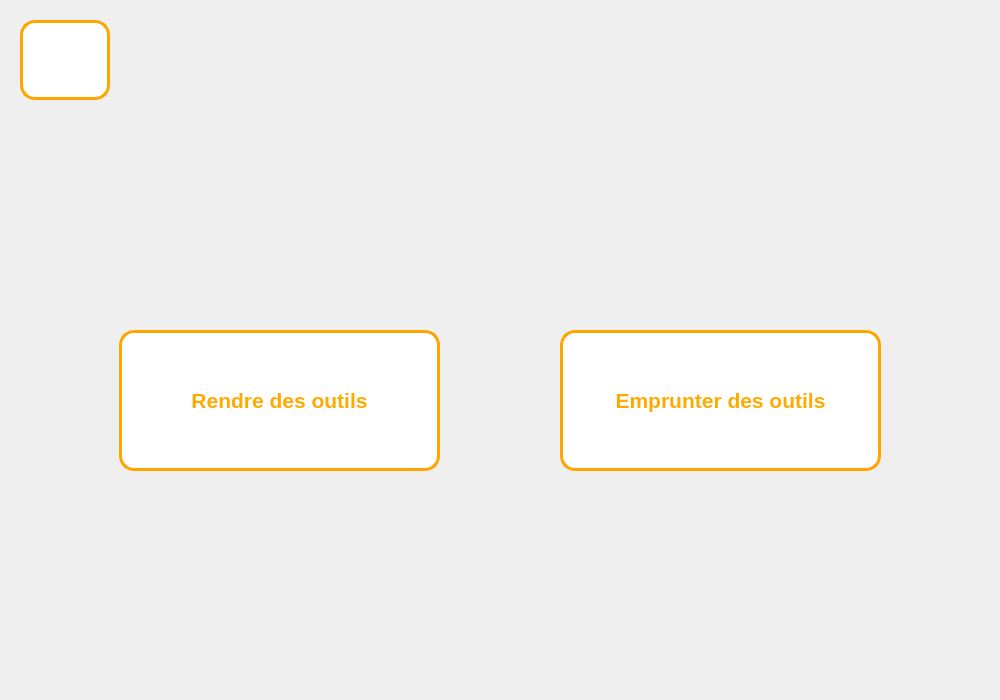
<?xml version="1.0" encoding="UTF-8"?>
<ui version="4.0">
 <class>Form</class>
 <widget class="QWidget" name="Form">
  <property name="geometry">
   <rect>
    <x>0</x>
    <y>0</y>
    <width>1000</width>
    <height>700</height>
   </rect>
  </property>
  <property name="windowTitle">
   <string>Form</string>
  </property>
  <widget class="QPushButton" name="rendreoutils">
   <property name="geometry">
    <rect>
     <x>119</x>
     <y>330</y>
     <width>321</width>
     <height>141</height>
    </rect>
   </property>
   <property name="palette">
    <palette>
     <active>
      <colorrole role="WindowText">
       <brush brushstyle="SolidPattern">
        <color alpha="255">
         <red>255</red>
         <green>170</green>
         <blue>0</blue>
        </color>
       </brush>
      </colorrole>
      <colorrole role="Button">
       <brush brushstyle="SolidPattern">
        <color alpha="255">
         <red>255</red>
         <green>255</green>
         <blue>255</blue>
        </color>
       </brush>
      </colorrole>
      <colorrole role="Text">
       <brush brushstyle="SolidPattern">
        <color alpha="255">
         <red>255</red>
         <green>170</green>
         <blue>0</blue>
        </color>
       </brush>
      </colorrole>
      <colorrole role="ButtonText">
       <brush brushstyle="SolidPattern">
        <color alpha="255">
         <red>255</red>
         <green>170</green>
         <blue>0</blue>
        </color>
       </brush>
      </colorrole>
      <colorrole role="Base">
       <brush brushstyle="SolidPattern">
        <color alpha="255">
         <red>255</red>
         <green>255</green>
         <blue>255</blue>
        </color>
       </brush>
      </colorrole>
      <colorrole role="Window">
       <brush brushstyle="SolidPattern">
        <color alpha="255">
         <red>255</red>
         <green>255</green>
         <blue>255</blue>
        </color>
       </brush>
      </colorrole>
      <colorrole role="PlaceholderText">
       <brush brushstyle="NoBrush">
        <color alpha="128">
         <red>255</red>
         <green>170</green>
         <blue>0</blue>
        </color>
       </brush>
      </colorrole>
     </active>
     <inactive>
      <colorrole role="WindowText">
       <brush brushstyle="SolidPattern">
        <color alpha="255">
         <red>255</red>
         <green>170</green>
         <blue>0</blue>
        </color>
       </brush>
      </colorrole>
      <colorrole role="Button">
       <brush brushstyle="SolidPattern">
        <color alpha="255">
         <red>255</red>
         <green>255</green>
         <blue>255</blue>
        </color>
       </brush>
      </colorrole>
      <colorrole role="Text">
       <brush brushstyle="SolidPattern">
        <color alpha="255">
         <red>255</red>
         <green>170</green>
         <blue>0</blue>
        </color>
       </brush>
      </colorrole>
      <colorrole role="ButtonText">
       <brush brushstyle="SolidPattern">
        <color alpha="255">
         <red>255</red>
         <green>170</green>
         <blue>0</blue>
        </color>
       </brush>
      </colorrole>
      <colorrole role="Base">
       <brush brushstyle="SolidPattern">
        <color alpha="255">
         <red>255</red>
         <green>255</green>
         <blue>255</blue>
        </color>
       </brush>
      </colorrole>
      <colorrole role="Window">
       <brush brushstyle="SolidPattern">
        <color alpha="255">
         <red>255</red>
         <green>255</green>
         <blue>255</blue>
        </color>
       </brush>
      </colorrole>
      <colorrole role="PlaceholderText">
       <brush brushstyle="NoBrush">
        <color alpha="128">
         <red>255</red>
         <green>170</green>
         <blue>0</blue>
        </color>
       </brush>
      </colorrole>
     </inactive>
     <disabled>
      <colorrole role="WindowText">
       <brush brushstyle="SolidPattern">
        <color alpha="255">
         <red>255</red>
         <green>170</green>
         <blue>0</blue>
        </color>
       </brush>
      </colorrole>
      <colorrole role="Button">
       <brush brushstyle="SolidPattern">
        <color alpha="255">
         <red>255</red>
         <green>255</green>
         <blue>255</blue>
        </color>
       </brush>
      </colorrole>
      <colorrole role="Text">
       <brush brushstyle="SolidPattern">
        <color alpha="255">
         <red>255</red>
         <green>170</green>
         <blue>0</blue>
        </color>
       </brush>
      </colorrole>
      <colorrole role="ButtonText">
       <brush brushstyle="SolidPattern">
        <color alpha="255">
         <red>255</red>
         <green>170</green>
         <blue>0</blue>
        </color>
       </brush>
      </colorrole>
      <colorrole role="Base">
       <brush brushstyle="SolidPattern">
        <color alpha="255">
         <red>255</red>
         <green>255</green>
         <blue>255</blue>
        </color>
       </brush>
      </colorrole>
      <colorrole role="Window">
       <brush brushstyle="SolidPattern">
        <color alpha="255">
         <red>255</red>
         <green>255</green>
         <blue>255</blue>
        </color>
       </brush>
      </colorrole>
      <colorrole role="PlaceholderText">
       <brush brushstyle="NoBrush">
        <color alpha="128">
         <red>255</red>
         <green>170</green>
         <blue>0</blue>
        </color>
       </brush>
      </colorrole>
     </disabled>
    </palette>
   </property>
   <property name="font">
    <font>
     <pointsize>16</pointsize>
     <weight>75</weight>
     <bold>true</bold>
    </font>
   </property>
   <property name="styleSheet">
    <string notr="true">border-color: rgb(255, 170, 0);
border:3px solid orange;

border-color:orange;
border-radius: 15px ;
background-color:white;
color: rgb(255, 170, 0);
border-bort</string>
   </property>
   <property name="text">
    <string>Rendre des outils</string>
   </property>
   <property name="checkable">
    <bool>false</bool>
   </property>
  </widget>
  <widget class="QPushButton" name="emprunteroutils">
   <property name="geometry">
    <rect>
     <x>560</x>
     <y>330</y>
     <width>321</width>
     <height>141</height>
    </rect>
   </property>
   <property name="palette">
    <palette>
     <active>
      <colorrole role="WindowText">
       <brush brushstyle="SolidPattern">
        <color alpha="255">
         <red>255</red>
         <green>170</green>
         <blue>0</blue>
        </color>
       </brush>
      </colorrole>
      <colorrole role="Button">
       <brush brushstyle="SolidPattern">
        <color alpha="255">
         <red>255</red>
         <green>255</green>
         <blue>255</blue>
        </color>
       </brush>
      </colorrole>
      <colorrole role="Text">
       <brush brushstyle="SolidPattern">
        <color alpha="255">
         <red>255</red>
         <green>170</green>
         <blue>0</blue>
        </color>
       </brush>
      </colorrole>
      <colorrole role="ButtonText">
       <brush brushstyle="SolidPattern">
        <color alpha="255">
         <red>255</red>
         <green>170</green>
         <blue>0</blue>
        </color>
       </brush>
      </colorrole>
      <colorrole role="Base">
       <brush brushstyle="SolidPattern">
        <color alpha="255">
         <red>255</red>
         <green>255</green>
         <blue>255</blue>
        </color>
       </brush>
      </colorrole>
      <colorrole role="Window">
       <brush brushstyle="SolidPattern">
        <color alpha="255">
         <red>255</red>
         <green>255</green>
         <blue>255</blue>
        </color>
       </brush>
      </colorrole>
      <colorrole role="Highlight">
       <brush brushstyle="SolidPattern">
        <color alpha="255">
         <red>255</red>
         <green>170</green>
         <blue>0</blue>
        </color>
       </brush>
      </colorrole>
      <colorrole role="Link">
       <brush brushstyle="SolidPattern">
        <color alpha="255">
         <red>255</red>
         <green>170</green>
         <blue>0</blue>
        </color>
       </brush>
      </colorrole>
      <colorrole role="PlaceholderText">
       <brush brushstyle="NoBrush">
        <color alpha="128">
         <red>255</red>
         <green>170</green>
         <blue>0</blue>
        </color>
       </brush>
      </colorrole>
     </active>
     <inactive>
      <colorrole role="WindowText">
       <brush brushstyle="SolidPattern">
        <color alpha="255">
         <red>255</red>
         <green>170</green>
         <blue>0</blue>
        </color>
       </brush>
      </colorrole>
      <colorrole role="Button">
       <brush brushstyle="SolidPattern">
        <color alpha="255">
         <red>255</red>
         <green>255</green>
         <blue>255</blue>
        </color>
       </brush>
      </colorrole>
      <colorrole role="Text">
       <brush brushstyle="SolidPattern">
        <color alpha="255">
         <red>255</red>
         <green>170</green>
         <blue>0</blue>
        </color>
       </brush>
      </colorrole>
      <colorrole role="ButtonText">
       <brush brushstyle="SolidPattern">
        <color alpha="255">
         <red>255</red>
         <green>170</green>
         <blue>0</blue>
        </color>
       </brush>
      </colorrole>
      <colorrole role="Base">
       <brush brushstyle="SolidPattern">
        <color alpha="255">
         <red>255</red>
         <green>255</green>
         <blue>255</blue>
        </color>
       </brush>
      </colorrole>
      <colorrole role="Window">
       <brush brushstyle="SolidPattern">
        <color alpha="255">
         <red>255</red>
         <green>255</green>
         <blue>255</blue>
        </color>
       </brush>
      </colorrole>
      <colorrole role="Highlight">
       <brush brushstyle="SolidPattern">
        <color alpha="255">
         <red>255</red>
         <green>170</green>
         <blue>0</blue>
        </color>
       </brush>
      </colorrole>
      <colorrole role="Link">
       <brush brushstyle="SolidPattern">
        <color alpha="255">
         <red>255</red>
         <green>170</green>
         <blue>0</blue>
        </color>
       </brush>
      </colorrole>
      <colorrole role="PlaceholderText">
       <brush brushstyle="NoBrush">
        <color alpha="128">
         <red>255</red>
         <green>170</green>
         <blue>0</blue>
        </color>
       </brush>
      </colorrole>
     </inactive>
     <disabled>
      <colorrole role="WindowText">
       <brush brushstyle="SolidPattern">
        <color alpha="255">
         <red>255</red>
         <green>170</green>
         <blue>0</blue>
        </color>
       </brush>
      </colorrole>
      <colorrole role="Button">
       <brush brushstyle="SolidPattern">
        <color alpha="255">
         <red>255</red>
         <green>255</green>
         <blue>255</blue>
        </color>
       </brush>
      </colorrole>
      <colorrole role="Text">
       <brush brushstyle="SolidPattern">
        <color alpha="255">
         <red>255</red>
         <green>170</green>
         <blue>0</blue>
        </color>
       </brush>
      </colorrole>
      <colorrole role="ButtonText">
       <brush brushstyle="SolidPattern">
        <color alpha="255">
         <red>255</red>
         <green>170</green>
         <blue>0</blue>
        </color>
       </brush>
      </colorrole>
      <colorrole role="Base">
       <brush brushstyle="SolidPattern">
        <color alpha="255">
         <red>255</red>
         <green>255</green>
         <blue>255</blue>
        </color>
       </brush>
      </colorrole>
      <colorrole role="Window">
       <brush brushstyle="SolidPattern">
        <color alpha="255">
         <red>255</red>
         <green>255</green>
         <blue>255</blue>
        </color>
       </brush>
      </colorrole>
      <colorrole role="Highlight">
       <brush brushstyle="SolidPattern">
        <color alpha="255">
         <red>0</red>
         <green>120</green>
         <blue>215</blue>
        </color>
       </brush>
      </colorrole>
      <colorrole role="Link">
       <brush brushstyle="SolidPattern">
        <color alpha="255">
         <red>255</red>
         <green>170</green>
         <blue>0</blue>
        </color>
       </brush>
      </colorrole>
      <colorrole role="PlaceholderText">
       <brush brushstyle="NoBrush">
        <color alpha="128">
         <red>255</red>
         <green>170</green>
         <blue>0</blue>
        </color>
       </brush>
      </colorrole>
     </disabled>
    </palette>
   </property>
   <property name="font">
    <font>
     <pointsize>16</pointsize>
     <weight>75</weight>
     <bold>true</bold>
    </font>
   </property>
   <property name="autoFillBackground">
    <bool>false</bool>
   </property>
   <property name="styleSheet">
    <string notr="true">border-color: rgb(255, 170, 0);
border:3px solid orange;

border-color:orange;
border-radius: 15px ;
background-color:white;
color: rgb(255, 170, 0);
border-bort</string>
   </property>
   <property name="text">
    <string>Emprunter des outils</string>
   </property>
  </widget>
  <widget class="QPushButton" name="boutonaccueil">
   <property name="geometry">
    <rect>
     <x>20</x>
     <y>20</y>
     <width>90</width>
     <height>80</height>
    </rect>
   </property>
   <property name="palette">
    <palette>
     <active>
      <colorrole role="WindowText">
       <brush brushstyle="SolidPattern">
        <color alpha="255">
         <red>255</red>
         <green>170</green>
         <blue>0</blue>
        </color>
       </brush>
      </colorrole>
      <colorrole role="Button">
       <brush brushstyle="SolidPattern">
        <color alpha="255">
         <red>255</red>
         <green>255</green>
         <blue>255</blue>
        </color>
       </brush>
      </colorrole>
      <colorrole role="Text">
       <brush brushstyle="SolidPattern">
        <color alpha="255">
         <red>255</red>
         <green>170</green>
         <blue>0</blue>
        </color>
       </brush>
      </colorrole>
      <colorrole role="ButtonText">
       <brush brushstyle="SolidPattern">
        <color alpha="255">
         <red>255</red>
         <green>170</green>
         <blue>0</blue>
        </color>
       </brush>
      </colorrole>
      <colorrole role="Base">
       <brush brushstyle="SolidPattern">
        <color alpha="255">
         <red>255</red>
         <green>255</green>
         <blue>255</blue>
        </color>
       </brush>
      </colorrole>
      <colorrole role="Window">
       <brush brushstyle="SolidPattern">
        <color alpha="255">
         <red>255</red>
         <green>255</green>
         <blue>255</blue>
        </color>
       </brush>
      </colorrole>
      <colorrole role="PlaceholderText">
       <brush brushstyle="NoBrush">
        <color alpha="128">
         <red>255</red>
         <green>170</green>
         <blue>0</blue>
        </color>
       </brush>
      </colorrole>
     </active>
     <inactive>
      <colorrole role="WindowText">
       <brush brushstyle="SolidPattern">
        <color alpha="255">
         <red>255</red>
         <green>170</green>
         <blue>0</blue>
        </color>
       </brush>
      </colorrole>
      <colorrole role="Button">
       <brush brushstyle="SolidPattern">
        <color alpha="255">
         <red>255</red>
         <green>255</green>
         <blue>255</blue>
        </color>
       </brush>
      </colorrole>
      <colorrole role="Text">
       <brush brushstyle="SolidPattern">
        <color alpha="255">
         <red>255</red>
         <green>170</green>
         <blue>0</blue>
        </color>
       </brush>
      </colorrole>
      <colorrole role="ButtonText">
       <brush brushstyle="SolidPattern">
        <color alpha="255">
         <red>255</red>
         <green>170</green>
         <blue>0</blue>
        </color>
       </brush>
      </colorrole>
      <colorrole role="Base">
       <brush brushstyle="SolidPattern">
        <color alpha="255">
         <red>255</red>
         <green>255</green>
         <blue>255</blue>
        </color>
       </brush>
      </colorrole>
      <colorrole role="Window">
       <brush brushstyle="SolidPattern">
        <color alpha="255">
         <red>255</red>
         <green>255</green>
         <blue>255</blue>
        </color>
       </brush>
      </colorrole>
      <colorrole role="PlaceholderText">
       <brush brushstyle="NoBrush">
        <color alpha="128">
         <red>255</red>
         <green>170</green>
         <blue>0</blue>
        </color>
       </brush>
      </colorrole>
     </inactive>
     <disabled>
      <colorrole role="WindowText">
       <brush brushstyle="SolidPattern">
        <color alpha="255">
         <red>255</red>
         <green>170</green>
         <blue>0</blue>
        </color>
       </brush>
      </colorrole>
      <colorrole role="Button">
       <brush brushstyle="SolidPattern">
        <color alpha="255">
         <red>255</red>
         <green>255</green>
         <blue>255</blue>
        </color>
       </brush>
      </colorrole>
      <colorrole role="Text">
       <brush brushstyle="SolidPattern">
        <color alpha="255">
         <red>255</red>
         <green>170</green>
         <blue>0</blue>
        </color>
       </brush>
      </colorrole>
      <colorrole role="ButtonText">
       <brush brushstyle="SolidPattern">
        <color alpha="255">
         <red>255</red>
         <green>170</green>
         <blue>0</blue>
        </color>
       </brush>
      </colorrole>
      <colorrole role="Base">
       <brush brushstyle="SolidPattern">
        <color alpha="255">
         <red>255</red>
         <green>255</green>
         <blue>255</blue>
        </color>
       </brush>
      </colorrole>
      <colorrole role="Window">
       <brush brushstyle="SolidPattern">
        <color alpha="255">
         <red>255</red>
         <green>255</green>
         <blue>255</blue>
        </color>
       </brush>
      </colorrole>
      <colorrole role="PlaceholderText">
       <brush brushstyle="NoBrush">
        <color alpha="128">
         <red>255</red>
         <green>170</green>
         <blue>0</blue>
        </color>
       </brush>
      </colorrole>
     </disabled>
    </palette>
   </property>
   <property name="font">
    <font>
     <pointsize>16</pointsize>
     <weight>75</weight>
     <bold>true</bold>
    </font>
   </property>
   <property name="styleSheet">
    <string notr="true">border-color: rgb(255, 170, 0);
border:3px solid orange;

border-color:orange;
border-radius: 15px ;
background-color:white;
color: rgb(255, 170, 0);
border-bort
</string>
   </property>
   <property name="text">
    <string/>
   </property>
   <property name="icon">
    <iconset resource="signeHome.qrc">
     <normaloff>:/Home/Capture d’écran 2022-04-14 153417.png</normaloff>:/Home/Capture d’écran 2022-04-14 153417.png</iconset>
   </property>
   <property name="iconSize">
    <size>
     <width>60</width>
     <height>60</height>
    </size>
   </property>
  </widget>
  <widget class="QLabel" name="label">
   <property name="geometry">
    <rect>
     <x>260</x>
     <y>40</y>
     <width>461</width>
     <height>261</height>
    </rect>
   </property>
   <property name="text">
    <string/>
   </property>
   <property name="textFormat">
    <enum>Qt::AutoText</enum>
   </property>
   <property name="pixmap">
    <pixmap>logo fablab final.PNG</pixmap>
   </property>
   <property name="scaledContents">
    <bool>true</bool>
   </property>
  </widget>
 </widget>
 <resources>
  <include location="signeHome.qrc"/>
 </resources>
 <connections/>
</ui>
